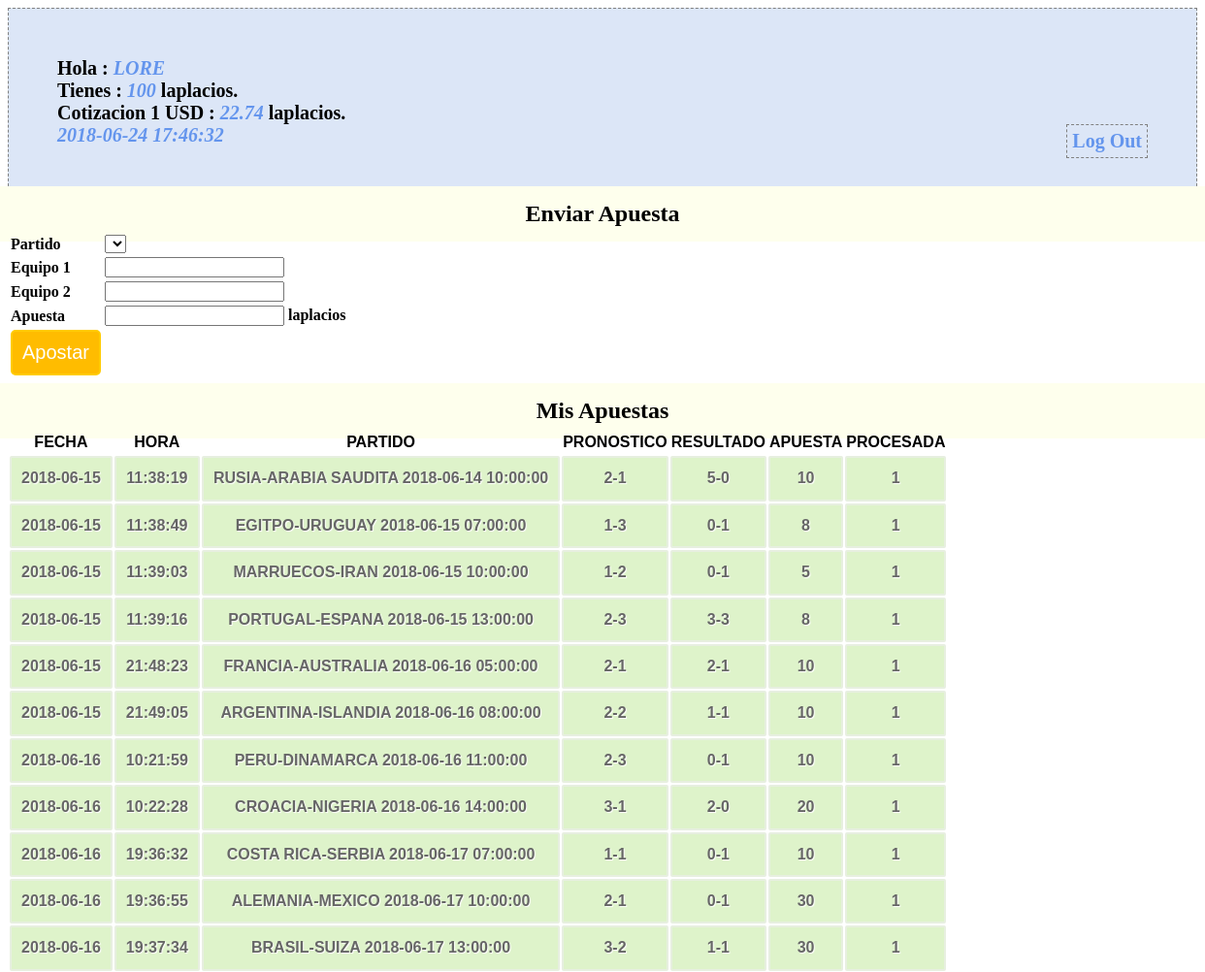
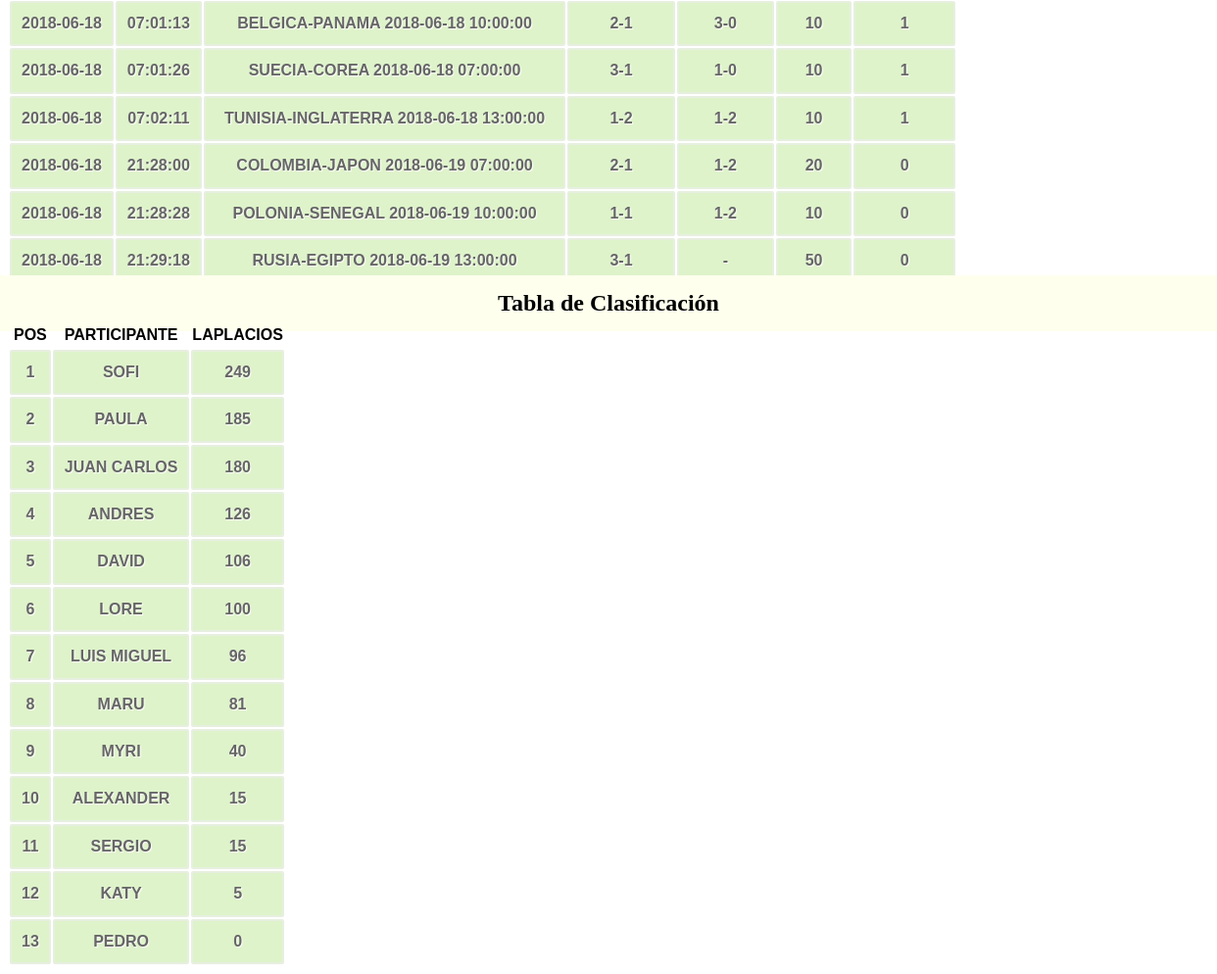
The page /profile.php (signed in) on the database its author committed (2 pictures, top to bottom).
### tables this page shows
CREATE TABLE `participantes` (
  `id_participante` bigint(20) unsigned NOT NULL AUTO_INCREMENT COMMENT 'id participante',
  `nombre` varchar(60) NOT NULL COMMENT 'nombre participante',
  `saldo` int(11) NOT NULL COMMENT 'valor del saldo',
  `passwd` varchar(10) NOT NULL,
  PRIMARY KEY (`id_participante`),
  UNIQUE KEY `id_participante` (`id_participante`)
);

CREATE TABLE `banco_central_laplacio` (
  `total_laplacios` int(11) NOT NULL,
  `total_dolares` int(11) NOT NULL,
  `reserva` int(11) NOT NULL,
  `impresos` int(11) NOT NULL,
  `cotizacion` float NOT NULL
);

CREATE TABLE `apuestas` (
  `id_apuesta` bigint(20) unsigned NOT NULL AUTO_INCREMENT,
  `id_participante` bigint(20) NOT NULL,
  `id_partido` bigint(20) NOT NULL,
  `apuesta_equipo_1` int(11) NOT NULL,
  `apuesta_equipo_2` int(11) NOT NULL,
  `apuesta_valor` int(11) NOT NULL,
  `apuesta_fecha` date NOT NULL,
  `apuesta_hora` time NOT NULL,
  `procesada` tinyint(1) DEFAULT NULL,
  PRIMARY KEY (`id_apuesta`),
  UNIQUE KEY `id_apuesta` (`id_apuesta`)
);

CREATE TABLE `partidos` (
  `id_partido` bigint(20) unsigned NOT NULL AUTO_INCREMENT,
  `equipo_1` varchar(50) NOT NULL,
  `equipo_2` varchar(50) NOT NULL,
  `fecha` date NOT NULL,
  `hora` time NOT NULL,
  `resultado_equipo_1` int(11) DEFAULT NULL,
  `resultado_equipo_2` int(11) DEFAULT NULL,
  `revisado` tinyint(1) DEFAULT NULL,
  PRIMARY KEY (`id_partido`),
  UNIQUE KEY `id_partido` (`id_partido`)
);

### conn.php (called while the page is built, shortened)
<?php
$connection = mysql_connect("localhost", "laplacios2018", "");
$user_check=$_SESSION['login_user'];
$ses_sql=mysql_query("select id_participante,nombre,saldo from participantes where nombre='$user_check'", $connection);
$row = mysql_fetch_assoc($ses_sql);
$login_session =$row['nombre'];
$login_id = $row['id_participante'];
$login_saldo = $row['saldo'];
?>

### session.php (called while the page is built, shortened)
<?php
require_once('conn.php');
$current_date = date('Y-m-d');
$current_time = date('H:i:s');
$bets_query=mysql_query("select * from apuestas where id_participante='$login_id'");
$leader_query= mysql_query("select nombre,saldo from participantes order by saldo desc");
$total_banco_prev_query = mysql_query("SELECT * FROM banco_central_laplacio WHERE 1");
$total_banco_prev_row = mysql_fetch_array($total_banco_prev_query);
?>

### profile.php (the view, shortened to what this page needs)
<?php
include('session.php');
?>
<!DOCTYPE html>
<html>
<head>
<link href="style.css" rel="stylesheet" type="text/css">
</head>
<body>
<div id="profile">
<b id="welcome">Hola : <i><?php echo $login_session;?></i></b><br/>
<b>Tienes : <i><?php echo $login_saldo;?></i> laplacios.</b><br/>
<b>Cotizacion 1 USD : <i><?php echo $total_banco_prev_row[4];?></i> laplacios.</b><br/>
<b><i><?php echo $current_date.' '.$current_time; ?></i>
<b id="logout"><a href="logout.php">Log Out</a></b>
</div>
<div>
  <h2>Enviar Apuesta</h2>
  <form id="form" name="form" method="post" action="">
  <table>
    <tr>
      <td>Partido</td>
      <td>
        <select name="id_partido">
          <?php
          echo "</select>";
          ?>
      </td>
    </tr>
    <tr>
      <td>Equipo 1</td>
      <td><input id="number" min="0" step="1" type="number" name="apuesta_equipo_1" /></td>
    </tr>
    <tr>
      <td>Equipo 2</td>
      <td><input id="number" min="0" step="1" type="number" name="apuesta_equipo_2" /></td>
    </tr>
    <tr>
      <td>Apuesta</td>
      <td><input id="number" min="0" step="1" type="number" name="apuesta_valor" /> laplacios</td>
    </tr>
    <tr>
      <td><input type="submit" name="submit" id="submit" value="Apostar" /></td>
    </tr>
  </table>
  </form>
</div>
<div class="">
  <h2>Mis Apuestas</h2>
  <table class="table1">
    <thead>
      <tr>
        <th>FECHA</th>
        <th>HORA</th>
        <th>PARTIDO</th>
        <th>PRONOSTICO</th>
        <th>RESULTADO</th>
        <th>APUESTA</th>
        <th>PROCESADA</th>
      </tr>
    </thead>
    <tbody>
    <?php
      while($bet = mysql_fetch_array($bets_query)){
        $g_query = mysql_query("select * from partidos where id_partido='$bet[2]'");
        $g_row = mysql_fetch_array($g_query);
        $match = $g_row[1].'-'.$g_row[2].' '.$g_row[3].' '.$g_row[4];
        $pron = $bet[3].'-'.$bet[4];
        $resultado = $g_row[5].'-'.$g_row[6];
        echo '<tr><td>'.$bet[6].'</td>'.'<td>'.$bet[7].'</td>'.'<td>'.$match.'</td>'.'<td>'.$pron.'</td><td>'.$resultado.'</td><td>'.$bet[5].'</td><td>'.$bet[8].'</td></tr>';
      }
    ?>
    </tbody>
  </table>
</div>
<div class="">
  <h2>Tabla de Clasificación</h2>
  <table class="table1">
    <thead>
      <tr>
        <th>POS</th>
        <th>PARTICIPANTE</th>
        <th>LAPLACIOS</th>
      </tr>
    </thead>
    <tbody>
      <?php
      $indice=1;
      while ($participant = mysql_fetch_array($leader_query)){
        echo '<tr><td>'.$indice.'</td><td>'.$participant[0].'</td><td>'.$participant[1].'</td></tr>';
        $indice = $indice+1;
      }
      ?>
    </tbody>
  </table>
</div>
</body>

### style.css (style rules this page uses)
h2 { background-color:#FEFFED; text-align:center; border-radius:10px 10px 0 0; margin:-10px -40px; padding:15px }
input[type=submit] { width:100%; background-color:#FFBC00; color:#fff; border:2px solid #FFCB00; padding:10px; font-size:20px; cursor:pointer; border-radius:5px; margin-bottom:15px }
#profile { padding:50px; border:1px dashed grey; font-size:20px; background-color:#DCE6F7 }
#logout { float:right; padding:5px; border:dashed 1px gray }
a { text-decoration:none; color:#6495ed }
i { color:#6495ed }
table.table1 { font-family: "Trebuchet MS", sans-serif; font-size: 16px; font-weight: bold; line-height: 1.4em; font-style: normal; border-collapse:separate; }
.table1 tbody td { padding:10px; text-align:center; background-color:#DEF3CA; border: 2px solid #E7EFE0; -moz-border-radius:2px; -webkit-border-radius:2px; border-radius:2px; color:#666; text-shadow:1px 1px 1px #fff; }

### rows shown on the page
participantes: nombre "LORE", saldo "100"
banco_central_laplacio: cotizacion "22.74"
apuestas: apuesta_fecha "2018-06-15", apuesta_hora "11:38:19", id_partido.hora "RUSIA-ARABIA SAUDITA 2018-06-14 10:00:00", pron "2-1", id_partido.resultado_equipo_2 "5-0", apuesta_valor "10", procesada "1"
apuestas: apuesta_fecha "2018-06-15", apuesta_hora "11:38:49", id_partido.hora "EGITPO-URUGUAY 2018-06-15 07:00:00", pron "1-3", id_partido.resultado_equipo_2 "0-1", apuesta_valor "8", procesada "1"
apuestas: apuesta_fecha "2018-06-15", apuesta_hora "11:39:03", id_partido.hora "MARRUECOS-IRAN 2018-06-15 10:00:00", pron "1-2", id_partido.resultado_equipo_2 "0-1", apuesta_valor "5", procesada "1"
apuestas: apuesta_fecha "2018-06-15", apuesta_hora "11:39:16", id_partido.hora "PORTUGAL-ESPANA 2018-06-15 13:00:00", pron "2-3", id_partido.resultado_equipo_2 "3-3", apuesta_valor "8", procesada "1"
apuestas: apuesta_fecha "2018-06-15", apuesta_hora "21:48:23", id_partido.hora "FRANCIA-AUSTRALIA 2018-06-16 05:00:00", pron "2-1", id_partido.resultado_equipo_2 "2-1", apuesta_valor "10", procesada "1"
apuestas: apuesta_fecha "2018-06-15", apuesta_hora "21:49:05", id_partido.hora "ARGENTINA-ISLANDIA 2018-06-16 08:00:00", pron "2-2", id_partido.resultado_equipo_2 "1-1", apuesta_valor "10", procesada "1"
apuestas: apuesta_fecha "2018-06-16", apuesta_hora "10:21:59", id_partido.hora "PERU-DINAMARCA 2018-06-16 11:00:00", pron "2-3", id_partido.resultado_equipo_2 "0-1", apuesta_valor "10", procesada "1"
apuestas: apuesta_fecha "2018-06-16", apuesta_hora "10:22:28", id_partido.hora "CROACIA-NIGERIA 2018-06-16 14:00:00", pron "3-1", id_partido.resultado_equipo_2 "2-0", apuesta_valor "20", procesada "1"
apuestas: apuesta_fecha "2018-06-16", apuesta_hora "19:36:32", id_partido.hora "COSTA RICA-SERBIA 2018-06-17 07:00:00", pron "1-1", id_partido.resultado_equipo_2 "0-1", apuesta_valor "10", procesada "1"
apuestas: apuesta_fecha "2018-06-16", apuesta_hora "19:36:55", id_partido.hora "ALEMANIA-MEXICO 2018-06-17 10:00:00", pron "2-1", id_partido.resultado_equipo_2 "0-1", apuesta_valor "30", procesada "1"
apuestas: apuesta_fecha "2018-06-16", apuesta_hora "19:37:34", id_partido.hora "BRASIL-SUIZA 2018-06-17 13:00:00", pron "3-2", id_partido.resultado_equipo_2 "1-1", apuesta_valor "30", procesada "1"
apuestas: apuesta_fecha "2018-06-18", apuesta_hora "07:01:13", id_partido.hora "BELGICA-PANAMA 2018-06-18 10:00:00", pron "2-1", id_partido.resultado_equipo_2 "3-0", apuesta_valor "10", procesada "1"
apuestas: apuesta_fecha "2018-06-18", apuesta_hora "07:01:26", id_partido.hora "SUECIA-COREA 2018-06-18 07:00:00", pron "3-1", id_partido.resultado_equipo_2 "1-0", apuesta_valor "10", procesada "1"
apuestas: apuesta_fecha "2018-06-18", apuesta_hora "07:02:11", id_partido.hora "TUNISIA-INGLATERRA 2018-06-18 13:00:00", pron "1-2", id_partido.resultado_equipo_2 "1-2", apuesta_valor "10", procesada "1"
apuestas: apuesta_fecha "2018-06-18", apuesta_hora "21:28:00", id_partido.hora "COLOMBIA-JAPON 2018-06-19 07:00:00", pron "2-1", id_partido.resultado_equipo_2 "1-2", apuesta_valor "20", procesada "0"
apuestas: apuesta_fecha "2018-06-18", apuesta_hora "21:28:28", id_partido.hora "POLONIA-SENEGAL 2018-06-19 10:00:00", pron "1-1", id_partido.resultado_equipo_2 "1-2", apuesta_valor "10", procesada "0"
apuestas: apuesta_fecha "2018-06-18", apuesta_hora "21:29:18", id_partido.hora "RUSIA-EGIPTO 2018-06-19 13:00:00", pron "3-1", id_partido.resultado_equipo_2 "-", apuesta_valor "50", procesada "0"
participantes: nombre "SOFI", saldo "249"
participantes: nombre "PAULA", saldo "185"
participantes: nombre "JUAN CARLOS", saldo "180"
participantes: nombre "ANDRES", saldo "126"
participantes: nombre "DAVID", saldo "106"
participantes: nombre "LUIS MIGUEL", saldo "96"
participantes: nombre "MARU", saldo "81"
participantes: nombre "MYRI", saldo "40"
participantes: nombre "ALEXANDER", saldo "15"
participantes: nombre "SERGIO", saldo "15"
participantes: nombre "KATY", saldo "5"
participantes: nombre "PEDRO", saldo "0"

### other values the page prints
$current_date "2018-06-24"
$current_time "17:46:32"
